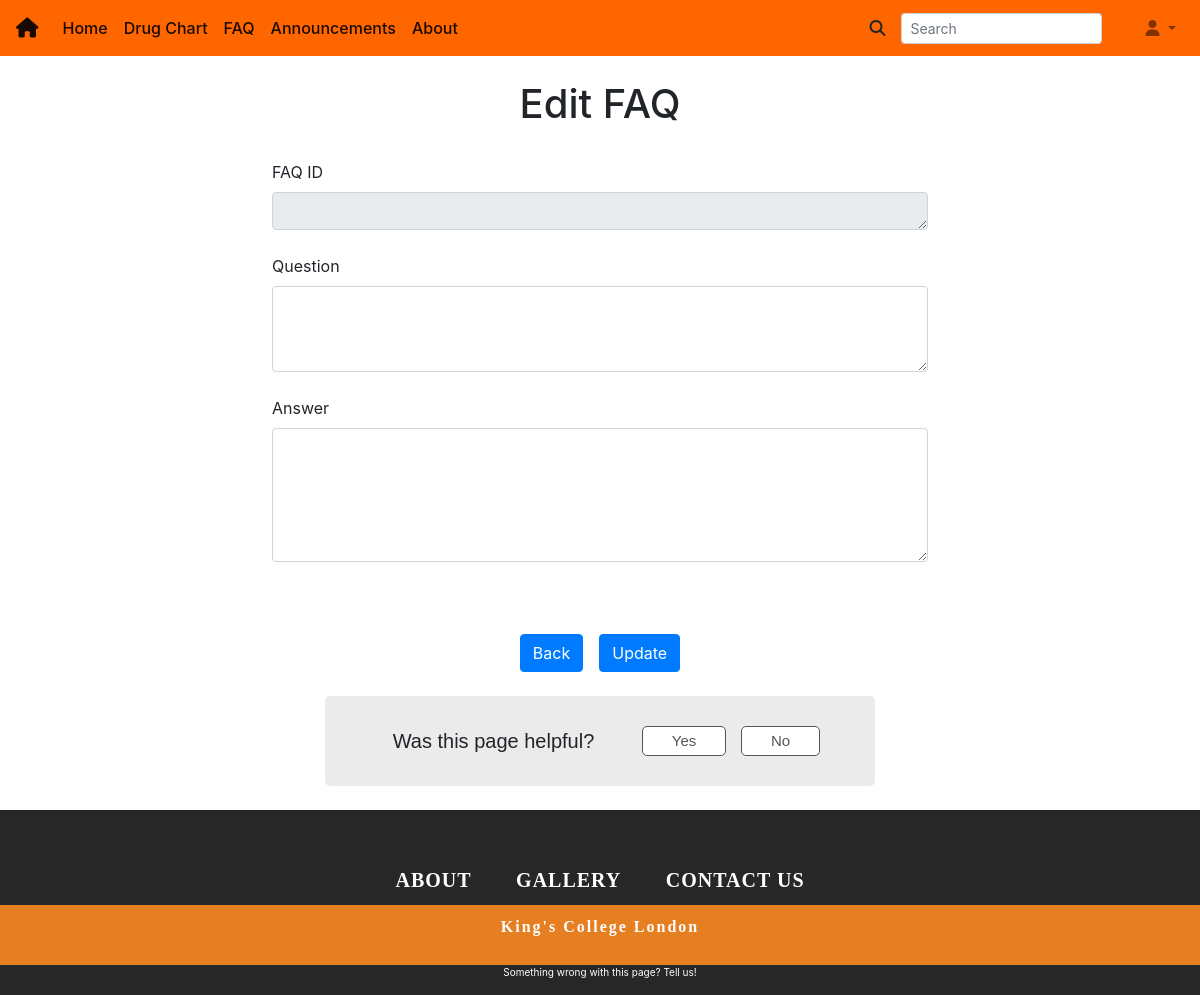
The page /faq/edit/3 (signed in) on the database as committed earlier.
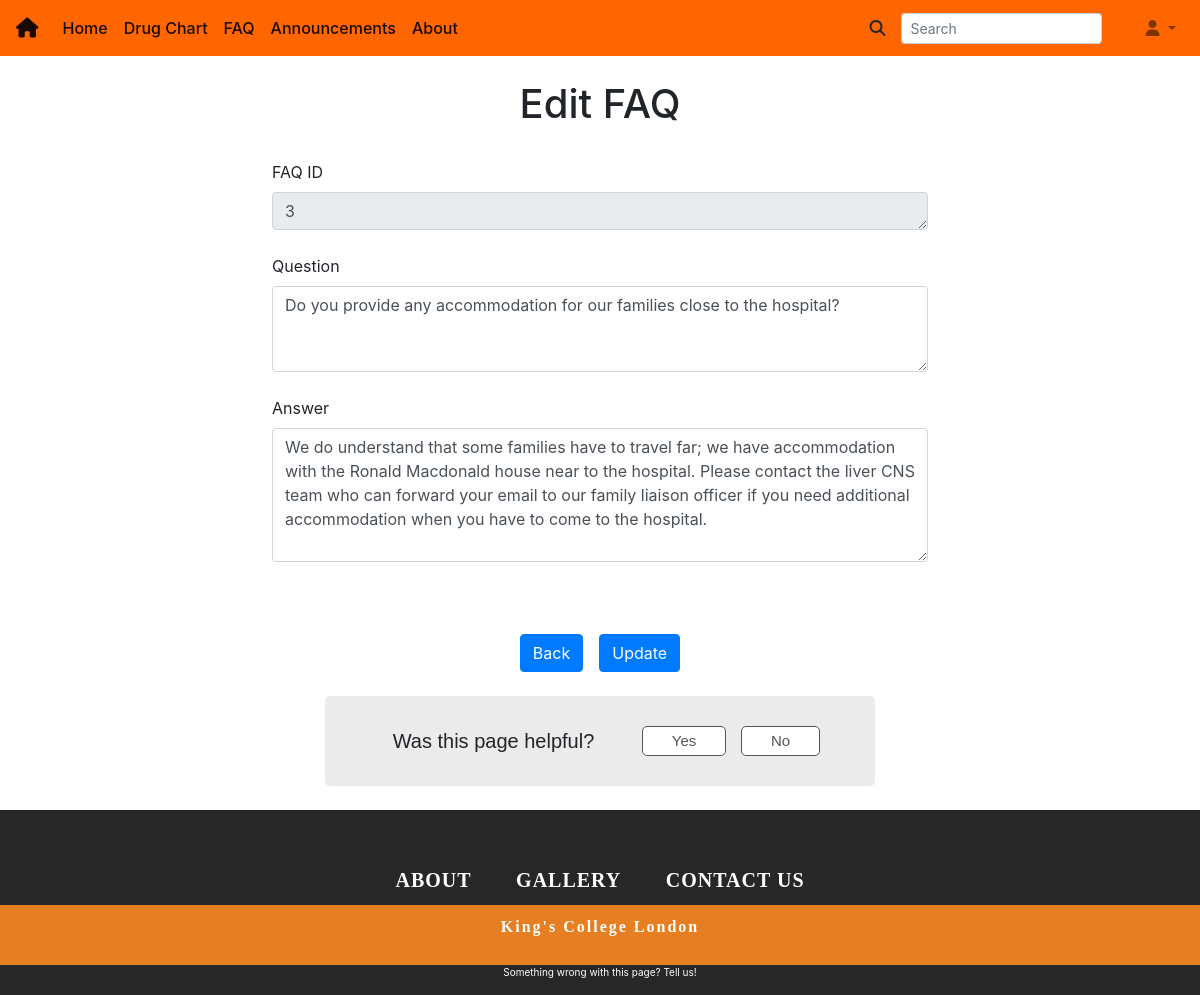
The same page on the database as committed later.
### models.py (models this page shows)
class FAQQuestions(db.Model):
    id = db.Column(db.Integer, primary_key=True, autoincrement=True)
    question = db.Column(db.String(400), nullable=False)
    answer = db.Column(db.String(10000), nullable=False)

### faq/routes.py (the view)
@faq.route('/faq/edit/<id>', methods=['GET', 'POST'])
@login_required
def edit_faq(id):
    faq = FAQQuestions.query.get(id)
    if request.method == 'POST':
        if faq:
            faq.question = request.form['newQuestion']
            faq.answer = request.form['newAnswer']
            db.session.commit()
        return redirect(url_for('main.faq'))
    return render_template('faq/edit.html', faq=faq)

### templates/faq/edit.html (shortened to what this page needs)
{% extends 'base.html' %}
{% block body %}
<div class="container">
  <div class="col-md-12">
	   <div class="text-center">
			    <br><h1> Edit FAQ </h1>
     </div>
     <br>
     <div class="row justify-content-center">
       <form action="" method="POST" enctype="multipart/form-data">
         <label for="faqID">FAQ ID</label>
         <div class="md-form">
           <textarea id="faqID" name="faqID" class="md-textarea form-control" rows="1" cols="35" readonly>{{faq.id}}</textarea>
         </div>
         <br>
         <label for="newQuestion">Question</label>
         <div class="md-form">
           <textarea id="newQuestion"  name="newQuestion" class="md-textarea form-control" rows="3" cols="60" required>{{faq.question}}</textarea>
         </div>
         <br><label for="newAnswer">Answer</label>
         <div class="md-form">
           <textarea id="newAnswer" name="newAnswer" class="md-textarea form-control" rows="5" cols="35"  required>{{faq.answer}}</textarea>
         </div>
         <br>
         <div class="row justify-content-center mt-5">
           <a href="{{url_for('main.faq')}}" class="btn btn-primary" role="button">Back</a>
           <input type="submit" class="btn btn-primary ml-3" type="button" value="Update">
         </div>
         <br>
       </form>
     </div>
  </div>
</div>
{% endblock %}

Rows that differ between the two databases and show on the page:
added FAQQuestions: faqID "3", newQuestion "Do you provide any accommodation for our families close to the hospital?", newAnswer "We do understand that some families have to travel far; we have accommodation with the Ronald Macdonald house near to the hospital. Please contact the liver CNS team who can forward your email to our family liaison officer if you need additional accommodation when you have to come to the hospital."
